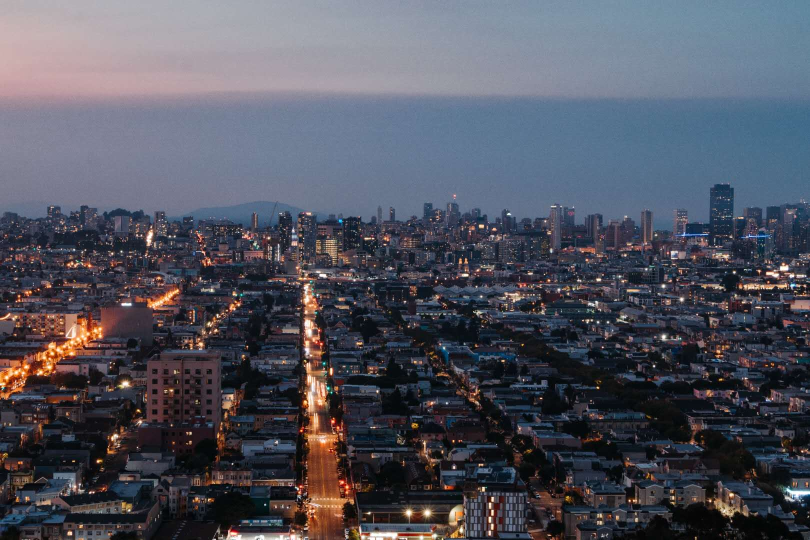
#> input picture OpenCV实战/基础操作/test.jpg, 1620 x 1080 px (shown at 1/2 size)
$ python 22_binary.py
#> lines starting #> are read from the running program, lines starting #| are printed output that depends on the picture
import cv2 as cv
import numpy as np

def image_binary():
    """
    image binary
    when operate image to binary, input image as gray image,
    because only one channel image, binary effect batter

    :return:
    """
    # init window
    cv.namedWindow("img", cv.WINDOW_NORMAL)
    cv.resizeWindow("img", 480, 640)
    # read image
    img = cv.imread("test.jpg")

    # 一般图像学操作都是针对灰度图像, 因此我们这里将图像转换为灰度图像.
    img_gray = cv.cvtColor(img, cv.COLOR_BGR2GRAY) # 转换为灰度
    # transition to gray image # 转换为灰色图像。

    # binary to image
    res, dst = cv.threshold( # 返回两个值, 一个是状态, 一个是处理后的图像
        src=img_gray,  # source image
        thresh=50, # 阈值 -> thresh
        maxval=255, # 如果超过阈值, 则替换的是数值
        type=cv.THRESH_BINARY, # 阈值类型.
    )

    # 查看图像:
    # print(dst.shape) #  (1080, 1620, 3)

    # show image:
    cv.imshow("img", np.hstack((img_gray, dst)))
    cv.imshow("souce_img", img)

    cv.waitKey(0)

    cv.destroyAllWindows()


def adaptive_image_binary():
    """
    adaptive image binary, that is adaptive threshold.
    使用自适应二值化, 全局二值化在一些带有阴影的图片效果不是很好, 因此我们使用局部二值化.
    对每一个block进行二值化, 然后根据阈值查找算法自动计算该block阈值.


    :return:
    """

    # read image
    img = cv.imread("test.jpg")
#> img is the input picture: shape (1080, 1620, 3); mean B, G, R 94.1, 82.9, 81.3
    # transition image:
    img_gray = cv.cvtColor(img, cv.COLOR_BGR2GRAY)
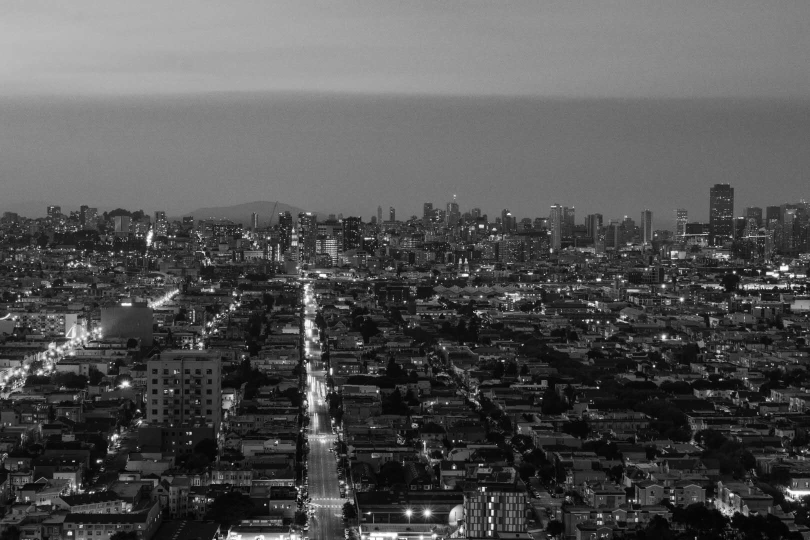
#> img_gray: shape (1080, 1620) (shown at 1/2 size); min 0, max 255, mean 83.7

    # image binary
    img_binary = cv.adaptiveThreshold( # 返回处理后的二值化图像
        src=img_gray, # 注意, 这里图像要使用灰色图像.
        maxValue=255, # 与threshold一样, 高于阈值就会被替换为该值, 255就是灰度最大值, 就是白色.
        adaptiveMethod=cv.ADAPTIVE_THRESH_GAUSSIAN_C, # 我们一般都会使用高斯窗口加权, 更科学
        thresholdType=cv.THRESH_BINARY_INV, # 二值化相反, 原来白色的地方会换成黑色, 黑色的地方会换成白色
        blockSize=11, # 就是局部区域大小
        C=0, # 计算得到的阈值加上C就是本次阈值, 用来全局调参数.
    )
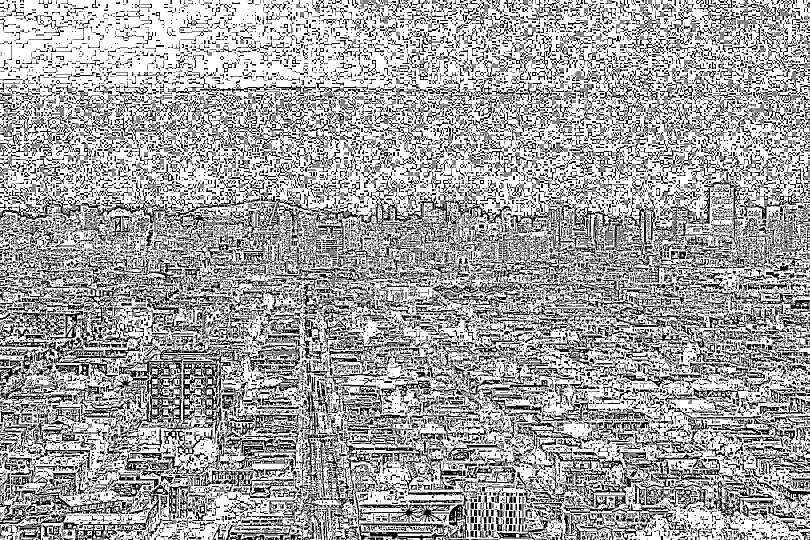
#> img_binary: shape (1080, 1620) (shown at 1/2 size); 65% white; black in thin lines or dots

    # show iamge:
    cv.imshow("img", img)
    cv.imshow("img_binary", img_binary)

    cv.waitKey(0)

    cv.destroyAllWindows()

    #

if __name__ == '__main__':
    # image_binary()
    adaptive_image_binary()
